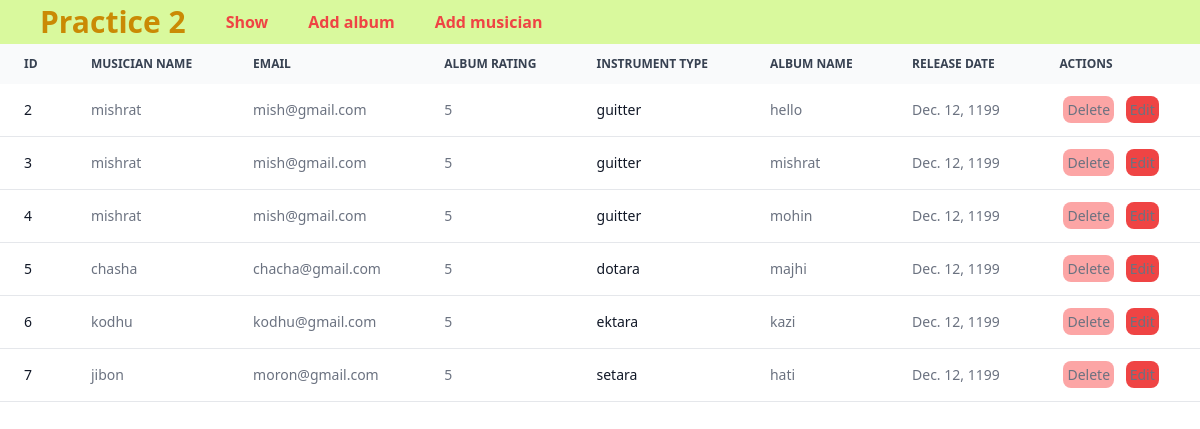
The page / on the database its author committed.
### album/models.py (models this page shows, shortened)
class albumModel(models.Model) :
    AlbumName = models.CharField(max_length=100)
    date =models.DateField(max_length=100)
    rating = models.CharField(max_length = 2)
    musician = models.OneToOneField(MusiciansModel,on_delete=models.CASCADE)

### musician/models.py (models this page shows)
class MusiciansModel(models.Model) :
    FirstName = models.CharField(max_length=100)
    LastName =models.CharField(max_length=100)
    Email = models.EmailField()
    PhoneNumber = models.CharField(max_length=100)
    InstrumentType = models.CharField(max_length=100)
    def __str__(self) :
        return self.FirstName

### album/views.py (the view)
# urls.py: path('',  views.show , name= "show"),
def show(request):
    data = albumModel.objects.all()
    return render(request, "show.html", {"data":data})

### album/templates/show.html
{% extends 'base.html' %}
{% block content %}
<div class="relative overflow-x-auto">
    <table class="w-full text-sm text-left rtl:text-right text-gray-500 dark:text-gray-400">
        <thead class="text-xs text-gray-700 uppercase bg-gray-50 dark:bg-gray-700 dark:text-gray-400">
            <tr>
                <th scope="col" class="px-6 py-3">ID</th>
                <th scope="col" class="px-6 py-3">Musician Name</th>
                <th scope="col" class="px-6 py-3">Email</th>
                <th scope="col" class="px-6 py-3">Album Rating</th>
                <th scope="col" class="px-6 py-3">Instrument Type</th>
                <th scope="col" class="px-6 py-3">Album Name</th>
                <th scope="col" class="px-6 py-3">Release Date</th>
                <th scope="col" class="px-6 py-3">Actions</th>
            </tr>
        </thead>
        <tbody>
           {% for d in data %}
           <tr class="bg-white border-b dark:bg-gray-800 dark:border-gray-700">
            <th scope="row" class="px-6 py-4 font-medium text-gray-900 whitespace-nowrap dark:text-white">
                {{d.id}}
            </th>
            <td class="px-6 py-4">
                {{d.musician}}
            </td>
            <td class="px-6 py-4">
                {{d.musician.Email}}
            </td>
            <td class="px-6 py-4">
                {{d.rating}}
            </td>
            <th scope="row" class="px-6 py-4 font-medium text-gray-900 whitespace-nowrap dark:text-white">
                {{d.musician.InstrumentType}}
            </th>
            <td class="px-6 py-4">
                {{d.AlbumName}}
            </td>
            <td class="px-6 py-4">
                {{d.date}}
            </td>
            <td class="px-6 py-4">
                <a  class="btn bg-red-300 m-1 p-1 rounded-lg" href="{% url 'delete' d.id %}">Delete</a>
                <a  class="btn bg-red-500 m-1 p-1 rounded-lg" href="{% url 'edit' d.id %}">Edit</a>
            </td>
        </tr>
           {% endfor%}
        </tbody>
    </table>
</div>
{% endblock %}

### templates/base.html (shortened to what this page needs)
<!DOCTYPE html>
<html lang="en">
<head>
    <script src="https://cdn.tailwindcss.com"></script>
</head>
<body>
    <nav class="flex  ps-10 bg-[#d9f99d] py-1">
        <ul class="flex items-center gap-10">
            <li class="text-3xl font-bold text-yellow-600">Practice 2</li>
            <li class="hover:underline underline-offset-8 font-bold text-red-500"><a href="{% url 'show' %}">Show </a></li>
            <li class="hover:underline underline-offset-8 font-bold text-red-500"><a href="{% url 'album' %}">Add album</a></li>
            <li class="hover:underline  underline-offset-8 font-bold text-red-500"><a href="{% url 'musician' %}">Add musician</a></li>
        </ul>
    </nav>
    <section>
        {% block content %}
        {% endblock %}
    </section>
</body>
</html>

### rows shown on the page
albumModel: id "2", musician "mishrat", musician.Email "mish@gmail.com", rating "5", musician.InstrumentType "guitter", AlbumName "hello", date "Dec. 12, 1199"
albumModel: id "3", musician "mishrat", musician.Email "mish@gmail.com", rating "5", musician.InstrumentType "guitter", AlbumName "mishrat", date "Dec. 12, 1199"
albumModel: id "4", musician "mishrat", musician.Email "mish@gmail.com", rating "5", musician.InstrumentType "guitter", AlbumName "mohin", date "Dec. 12, 1199"
albumModel: id "5", musician "chasha", musician.Email "chacha@gmail.com", rating "5", musician.InstrumentType "dotara", AlbumName "majhi", date "Dec. 12, 1199"
albumModel: id "6", musician "kodhu", musician.Email "kodhu@gmail.com", rating "5", musician.InstrumentType "ektara", AlbumName "kazi", date "Dec. 12, 1199"
albumModel: id "7", musician "jibon", musician.Email "moron@gmail.com", rating "5", musician.InstrumentType "setara", AlbumName "hati", date "Dec. 12, 1199"
